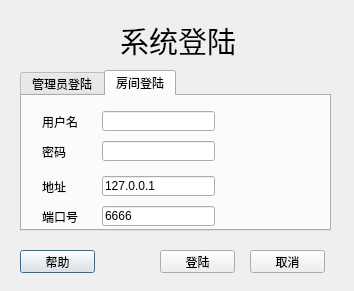
<?xml version="1.0" encoding="UTF-8"?>
<ui version="4.0">
 <class>loginDialog</class>
 <widget class="QDialog" name="loginDialog">
  <property name="geometry">
   <rect>
    <x>0</x>
    <y>0</y>
    <width>354</width>
    <height>291</height>
   </rect>
  </property>
  <property name="windowTitle">
   <string>loginDialog</string>
  </property>
  <widget class="QTabWidget" name="roleTab">
   <property name="geometry">
    <rect>
     <x>20</x>
     <y>70</y>
     <width>311</width>
     <height>161</height>
    </rect>
   </property>
   <property name="acceptDrops">
    <bool>true</bool>
   </property>
   <property name="currentIndex">
    <number>1</number>
   </property>
   <property name="tabBarAutoHide">
    <bool>false</bool>
   </property>
   <widget class="QWidget" name="admin">
    <attribute name="title">
     <string>管理员登陆</string>
    </attribute>
    <widget class="QLabel" name="L1user">
     <property name="geometry">
      <rect>
       <x>20</x>
       <y>20</y>
       <width>54</width>
       <height>12</height>
      </rect>
     </property>
     <property name="text">
      <string>用户名</string>
     </property>
    </widget>
    <widget class="QLabel" name="L1pwd">
     <property name="geometry">
      <rect>
       <x>20</x>
       <y>50</y>
       <width>54</width>
       <height>12</height>
      </rect>
     </property>
     <property name="text">
      <string>密码</string>
     </property>
    </widget>
    <widget class="QLineEdit" name="adminuser">
     <property name="geometry">
      <rect>
       <x>80</x>
       <y>15</y>
       <width>113</width>
       <height>20</height>
      </rect>
     </property>
     <property name="text">
      <string>admin</string>
     </property>
    </widget>
    <widget class="QLineEdit" name="adminpwd">
     <property name="geometry">
      <rect>
       <x>80</x>
       <y>45</y>
       <width>113</width>
       <height>20</height>
      </rect>
     </property>
     <property name="text">
      <string>SE2017</string>
     </property>
    </widget>
   </widget>
   <widget class="QWidget" name="user">
    <attribute name="title">
     <string>房间登陆</string>
    </attribute>
    <widget class="QLabel" name="L2user">
     <property name="geometry">
      <rect>
       <x>20</x>
       <y>20</y>
       <width>54</width>
       <height>12</height>
      </rect>
     </property>
     <property name="text">
      <string>用户名</string>
     </property>
    </widget>
    <widget class="QLabel" name="L2pwd">
     <property name="geometry">
      <rect>
       <x>20</x>
       <y>50</y>
       <width>54</width>
       <height>12</height>
      </rect>
     </property>
     <property name="text">
      <string>密码</string>
     </property>
    </widget>
    <widget class="QLineEdit" name="roompwd">
     <property name="geometry">
      <rect>
       <x>80</x>
       <y>45</y>
       <width>113</width>
       <height>20</height>
      </rect>
     </property>
    </widget>
    <widget class="QLineEdit" name="roomuser">
     <property name="geometry">
      <rect>
       <x>80</x>
       <y>15</y>
       <width>113</width>
       <height>20</height>
      </rect>
     </property>
    </widget>
    <widget class="QLineEdit" name="roomport">
     <property name="geometry">
      <rect>
       <x>80</x>
       <y>110</y>
       <width>113</width>
       <height>20</height>
      </rect>
     </property>
     <property name="text">
      <string>6666</string>
     </property>
    </widget>
    <widget class="QLabel" name="L2port">
     <property name="geometry">
      <rect>
       <x>20</x>
       <y>115</y>
       <width>54</width>
       <height>12</height>
      </rect>
     </property>
     <property name="text">
      <string>端口号</string>
     </property>
    </widget>
    <widget class="QLabel" name="L2ip">
     <property name="geometry">
      <rect>
       <x>20</x>
       <y>85</y>
       <width>54</width>
       <height>12</height>
      </rect>
     </property>
     <property name="text">
      <string>地址</string>
     </property>
    </widget>
    <widget class="QLineEdit" name="roomip">
     <property name="geometry">
      <rect>
       <x>80</x>
       <y>80</y>
       <width>113</width>
       <height>20</height>
      </rect>
     </property>
     <property name="text">
      <string>127.0.0.1</string>
     </property>
    </widget>
   </widget>
  </widget>
  <widget class="QLabel" name="loginLabel">
   <property name="geometry">
    <rect>
     <x>120</x>
     <y>20</y>
     <width>161</width>
     <height>41</height>
    </rect>
   </property>
   <property name="font">
    <font>
     <family>微软雅黑</family>
     <pointsize>22</pointsize>
    </font>
   </property>
   <property name="text">
    <string>系统登陆</string>
   </property>
  </widget>
  <widget class="QPushButton" name="Bhelp">
   <property name="geometry">
    <rect>
     <x>20</x>
     <y>250</y>
     <width>75</width>
     <height>23</height>
    </rect>
   </property>
   <property name="text">
    <string>帮助</string>
   </property>
  </widget>
  <widget class="QPushButton" name="Blogin">
   <property name="geometry">
    <rect>
     <x>160</x>
     <y>250</y>
     <width>75</width>
     <height>23</height>
    </rect>
   </property>
   <property name="text">
    <string>登陆</string>
   </property>
  </widget>
  <widget class="QPushButton" name="Bcancel">
   <property name="geometry">
    <rect>
     <x>250</x>
     <y>250</y>
     <width>75</width>
     <height>23</height>
    </rect>
   </property>
   <property name="text">
    <string>取消</string>
   </property>
  </widget>
 </widget>
 <layoutdefault spacing="6" margin="11"/>
 <resources/>
 <connections>
  <connection>
   <sender>Bcancel</sender>
   <signal>clicked()</signal>
   <receiver>loginDialog</receiver>
   <slot>reject()</slot>
   <hints>
    <hint type="sourcelabel">
     <x>287</x>
     <y>201</y>
    </hint>
    <hint type="destinationlabel">
     <x>171</x>
     <y>113</y>
    </hint>
   </hints>
  </connection>
 </connections>
</ui>
